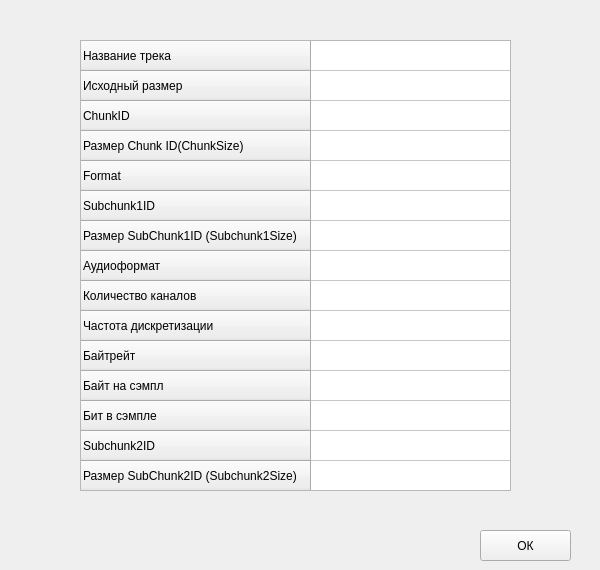
<?xml version="1.0" encoding="UTF-8"?>
<ui version="4.0">
 <class>FrameInfo</class>
 <widget class="QWidget" name="FrameInfo">
  <property name="windowModality">
   <enum>Qt::ApplicationModal</enum>
  </property>
  <property name="geometry">
   <rect>
    <x>0</x>
    <y>0</y>
    <width>600</width>
    <height>570</height>
   </rect>
  </property>
  <property name="minimumSize">
   <size>
    <width>600</width>
    <height>570</height>
   </size>
  </property>
  <property name="maximumSize">
   <size>
    <width>600</width>
    <height>570</height>
   </size>
  </property>
  <property name="windowTitle">
   <string>Информация об аудиофайле</string>
  </property>
  <widget class="QTableWidget" name="tableInfo">
   <property name="geometry">
    <rect>
     <x>80</x>
     <y>40</y>
     <width>431</width>
     <height>451</height>
    </rect>
   </property>
   <property name="font">
    <font>
     <pointsize>9</pointsize>
    </font>
   </property>
   <property name="layoutDirection">
    <enum>Qt::LeftToRight</enum>
   </property>
   <property name="verticalScrollBarPolicy">
    <enum>Qt::ScrollBarAlwaysOff</enum>
   </property>
   <property name="horizontalScrollBarPolicy">
    <enum>Qt::ScrollBarAlwaysOff</enum>
   </property>
   <property name="textElideMode">
    <enum>Qt::ElideMiddle</enum>
   </property>
   <property name="cornerButtonEnabled">
    <bool>true</bool>
   </property>
   <attribute name="horizontalHeaderVisible">
    <bool>false</bool>
   </attribute>
   <attribute name="horizontalHeaderDefaultSectionSize">
    <number>204</number>
   </attribute>
   <row>
    <property name="text">
     <string>Название трека</string>
    </property>
    <property name="textAlignment">
     <set>AlignLeading|AlignVCenter</set>
    </property>
   </row>
   <row>
    <property name="text">
     <string>Исходный размер</string>
    </property>
    <property name="textAlignment">
     <set>AlignLeading|AlignVCenter</set>
    </property>
   </row>
   <row>
    <property name="text">
     <string>ChunkID</string>
    </property>
    <property name="textAlignment">
     <set>AlignLeading|AlignVCenter</set>
    </property>
   </row>
   <row>
    <property name="text">
     <string>Размер Chunk ID(ChunkSize)</string>
    </property>
    <property name="textAlignment">
     <set>AlignLeading|AlignVCenter</set>
    </property>
   </row>
   <row>
    <property name="text">
     <string>Format</string>
    </property>
   </row>
   <row>
    <property name="text">
     <string>Subchunk1ID</string>
    </property>
   </row>
   <row>
    <property name="text">
     <string>Размер SubChunk1ID (Subchunk1Size)</string>
    </property>
   </row>
   <row>
    <property name="text">
     <string>Аудиоформат</string>
    </property>
   </row>
   <row>
    <property name="text">
     <string>Количество каналов</string>
    </property>
   </row>
   <row>
    <property name="text">
     <string>Частота дискретизации</string>
    </property>
   </row>
   <row>
    <property name="text">
     <string>Байтрейт</string>
    </property>
   </row>
   <row>
    <property name="text">
     <string>Байт на сэмпл</string>
    </property>
   </row>
   <row>
    <property name="text">
     <string>Бит в сэмпле</string>
    </property>
   </row>
   <row>
    <property name="text">
     <string>Subchunk2ID</string>
    </property>
   </row>
   <row>
    <property name="text">
     <string>Размер SubChunk2ID (Subchunk2Size)</string>
    </property>
   </row>
   <column>
    <property name="text">
     <string>Значение</string>
    </property>
    <property name="textAlignment">
     <set>AlignCenter</set>
    </property>
   </column>
   <item row="0" column="0">
    <property name="text">
     <string/>
    </property>
    <property name="textAlignment">
     <set>AlignLeading|AlignVCenter</set>
    </property>
   </item>
  </widget>
  <widget class="QPushButton" name="buttonOk">
   <property name="geometry">
    <rect>
     <x>480</x>
     <y>530</y>
     <width>91</width>
     <height>31</height>
    </rect>
   </property>
   <property name="text">
    <string>ОК</string>
   </property>
  </widget>
 </widget>
 <resources/>
 <connections/>
</ui>
